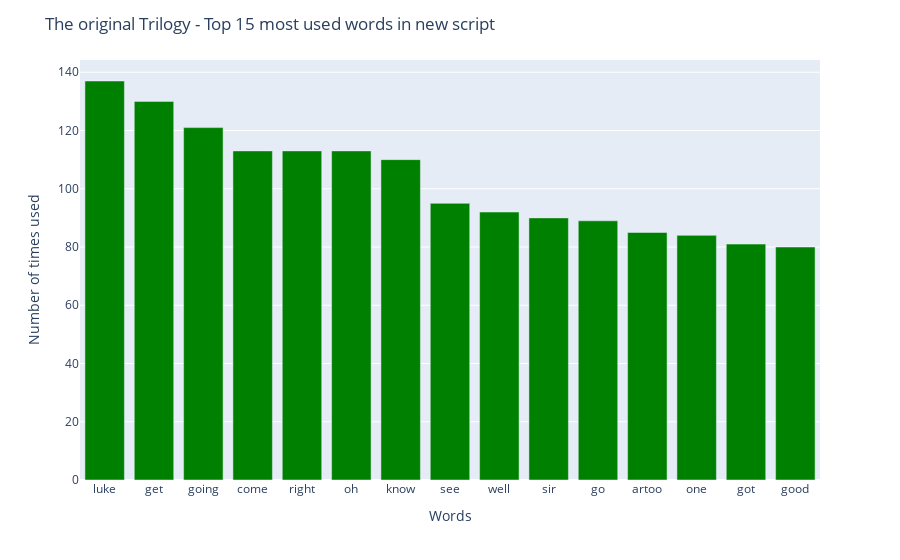

The notebook cell saved with this chart:
### Code cell
# Plot the most frequent words
fig_5 = px.bar(df_freq_dialogue, x=df_freq_dialogue.Word, y=df_freq_dialogue['count'])
fig_5.update_traces(marker_color='green')
fig_5.update_layout(
        title_text='The original Trilogy - Top 15 most used words in new script',xaxis_title="Words",
    yaxis_title="Number of times used",
)
fig_5.show()

### Figure 1 — Plotly figure (JSON) as saved in the notebook; plotly's stock layout.template omitted (floating-point values rounded to 4 significant figures)
{"data": [{"alignmentgroup": "True", "hovertemplate": "Word=%{x}<br>count=%{y}<extra></extra>", "legendgroup": "", "marker": {"color": "green", "pattern": {"shape": ""}}, "name": "", "offsetgroup": "", "orientation": "v", "showlegend": false, "textposition": "auto", "type": "bar", "x": ["luke", "get", "going", "come", "right", "oh", "know", "see", "well", "sir", "go", "artoo", "one", "got", "good"], "xaxis": "x", "y": [137, 130, 121, 113, 113, 113, 110, 95, 92, 90, 89, 85, 84, 81, 80], "yaxis": "y"}], "layout": {"barmode": "relative", "legend": {"tracegroupgap": 0}, "margin": {"t": 60}, "title": {"text": "The original Trilogy - Top 15 most used words in new script"}, "xaxis": {"anchor": "y", "domain": [0, 1], "title": {"text": "Words"}}, "yaxis": {"anchor": "x", "domain": [0, 1], "title": {"text": "Number of times used"}}}}
